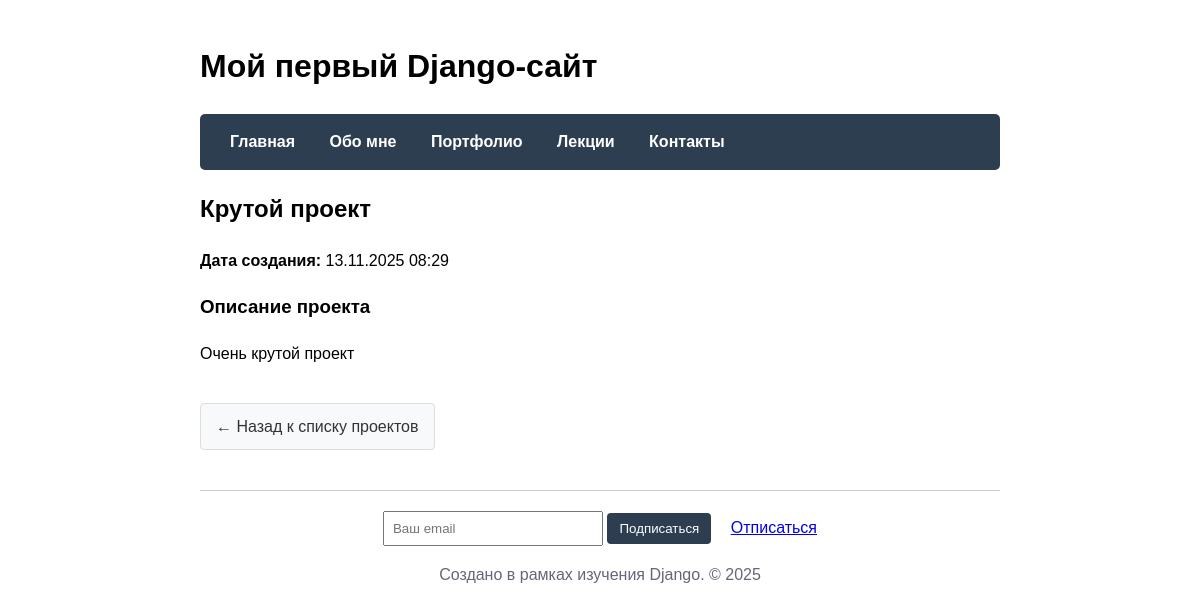
The page /portfolio/1/ on the database its author committed.
### main/models.py (models this page shows, shortened)
class Project(models.Model):
    title = models.CharField(max_length=200, verbose_name='Название проекта')
    description = models.TextField(verbose_name='Описание проекта')
    created_at = models.DateTimeField(auto_now_add=True, verbose_name='Дата создания')
    class Meta:
        verbose_name = 'Проект'
        verbose_name_plural = 'Проекты'

### main/views.py (the view)
def project_detail(request, project_id):
    project = get_object_or_404(Project, id=project_id)
    context = {
        'title': project.title,
        'project': project
    }
    return render(request, 'main/project_detail.html', context)

### main/templates/main/project_detail.html
{% extends 'main/layout.html' %}
{% block content %}
<div class="project-detail">
    <h2>{{ project.title }}</h2>
    <div class="project-meta">
        <p><strong>Дата создания:</strong> {{ project.created_at|date:"d.m.Y H:i" }}</p>
    </div>
    <div class="project-description">
        <h3>Описание проекта</h3>
        <p>{{ project.description }}</p>
    </div>
    <div class="project-actions">
        <a href="{% url 'portfolio' %}" class="btn-back">← Назад к списку проектов</a>
    </div>
    </div>
{% endblock %}

### main/templates/main/layout.html (style rules this page uses)
body { font-family: Arial, sans-serif; max-width: 800px; margin: 0 auto; padding: 20px; line-height: 1.6; }
.btn-back { display: inline-block; padding: 10px 15px; background-color: #f8f9fa; border: 1px solid #ddd; border-radius: 4px; text-decoration: none; color: #333; margin-top: 20px; }
.project-detail { max-width: 800px; margin: 0 auto; }

### rows shown on the page
Project: title "Крутой проект", created_at "13.11.2025 08:29", description "Очень крутой проект"
